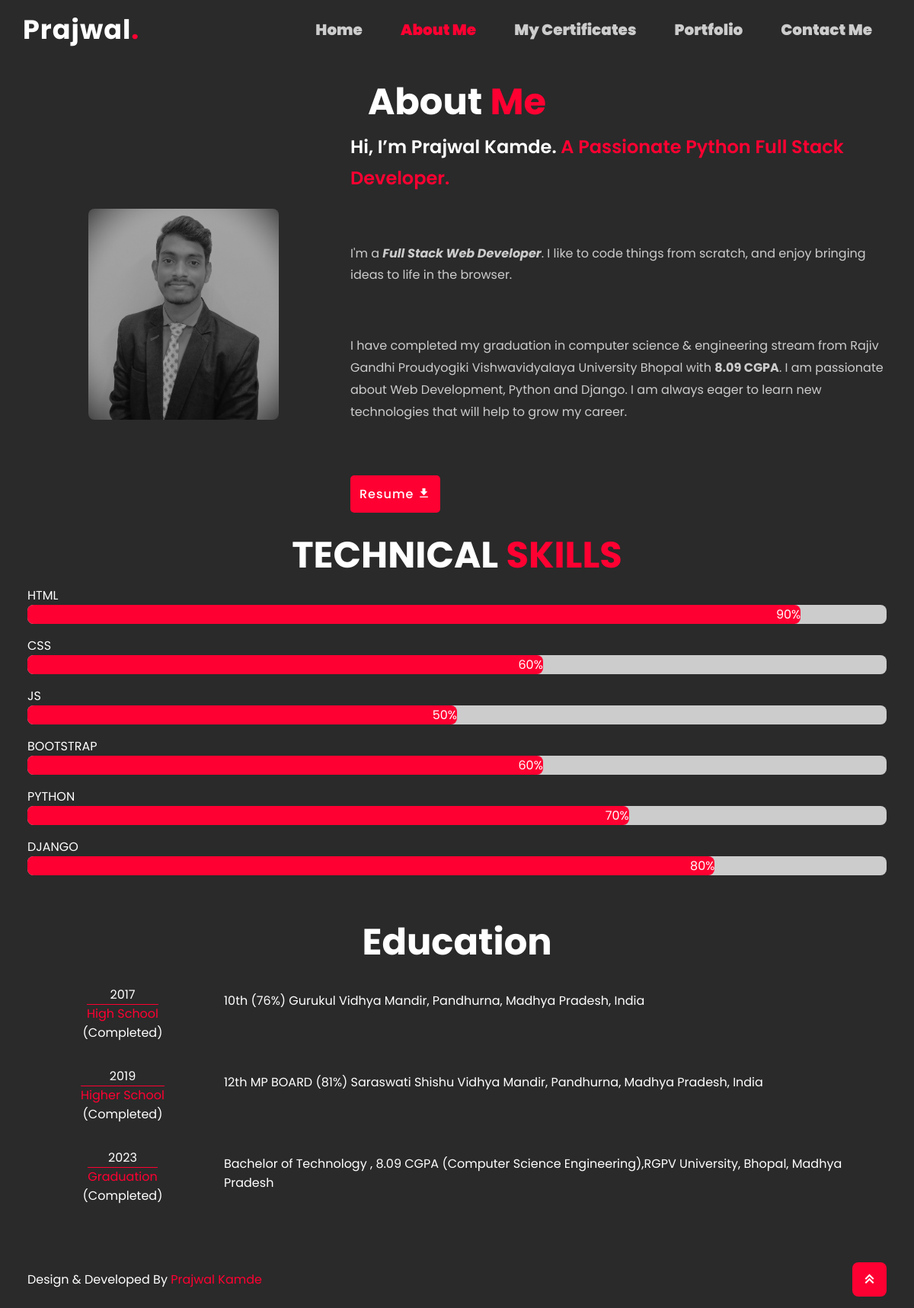
The page /about/ on the database its author committed.
### App/models.py (models this page shows, shortened)
class Template(models.Model):
    logo = models.CharField(max_length=50)
    full_name = models.CharField(max_length=100)
    phone = models.IntegerField()
    email = models.EmailField(max_length=254)
    footer = models.CharField(max_length=50, null=True, default="Design By ")
    footer_hero = models.CharField(max_length=50, null=True, default=full_name)
    date = models.DateField(auto_now_add=True)
    class Meta:
        verbose_name = ("Template")
        verbose_name_plural = ("Templates")

class AboutContent(models.Model):
    image = models.ImageField(upload_to="profile/")
    name = models.CharField(max_length=100)
    greating = models.TextField()
    about_text = RichTextField()
    resume = models.FileField(upload_to="resume/", max_length=500)
    class Meta:
        verbose_name = ("AboutContent")
        verbose_name_plural = ("AboutContents")

class Skill(models.Model):
    skill_name = models.CharField(max_length=100)
    skill_percentage = models.IntegerField()
    class Meta:
        verbose_name = ("Skill")
        verbose_name_plural = ("Skills")

class Educataion(models.Model):
    Choice = [
        ("Completed", "Completed"),
        ("Running", "Running"),
        ("Droped", "Droped"),
    ]
    graduation = models.CharField(max_length=100)
    year = models.IntegerField()
    course = models.CharField(max_length=200)
    complete = models.CharField(max_length=50, choices=Choice)
    class Meta:
        verbose_name = ("Educataion")
        verbose_name_plural = ("Educataions")

### App/views.py (the view)
# urls.py: path("about/",About,name="about"),
def About(request):
    template = Template.objects.last()
    about = AboutContent.objects.last()
    skill = Skill.objects.all()
    education = Educataion.objects.all()
    data = {
        'template': template,
        'about': about,
        'skill': skill,
        'education': education,
        'navbar':'page2'
    }
    return render(request, "frontend/about.html", data)

### templates/frontend/about.html
{% extends "master.html" %}
{% load static %}
{% block body %}
    <section class="about-page">
      <div class="about-page-text">
        <h2>About <span>Me</span></h2>
      </div>
      <div class="about-grid">
        <div class="about-page-img">
          <img
            src="{{about.image.url}}"
          />
        </div>
        <div class="about-text">
          <h4>Hi, I’m {{about.name}}. <span> {{about.greating}}</span></h4>
          <p>
            {{about.about_text | safe}}
          </p>
          <a
            href="{{about.resume.url}}"
            class="btn"
            target="_blank"
            >Resume <i class="bx bxs-download"></i
          ></a>
        </div>
      </div>
      <div class="skill">
        <h2>TECHNICAL <span>SKILLS</span></h2>
        <div class="skill-area">
          {% for i in skill  %}
          <p>{{i.skill_name}}</p>
          <div class="container">
            <div class="skills" style="width: {{i.skill_percentage}}%;">{{i.skill_percentage}}%</div>
          </div>
          {% endfor %}
        </div>
      </div>
      <div class="education">
        <h2>Education</h2>
        {% for i in education %}
        <div class="edu">
            <div class="side1">
                    <p>{{i.year}}</p>
                    <p><span>{{i.graduation}}</span></p>
                    <p>({{i.complete}})</p>
            </div>
            <div class="side2">
                <p>{{i.course}}</p>
            </div>
        </div>
        {% endfor %}
      </div>
    </section>
    {% endblock body %}

### templates/master.html (shortened to what this page needs)
<!DOCTYPE html>
<html lang="en" >
    {% load static %}
<head>
    <link rel="stylesheet" href="{% static 'includes/css/main.css' %}">
    <link rel="stylesheet" href="{% static 'includes/css/style.css' %}">
    <link rel="stylesheet" href="{% static 'includes/css/responsive.css' %}">
    <link rel="stylesheet" href="{% static 'includes/css/lightbox.min.css' %}">
    <link rel="stylesheet"href="https://unpkg.com/boxicons@latest/css/boxicons.min.css">
</head>
<body>
    <header>
        <a href="{% url 'home' %}" class="logo">{{template.logo}}<span>.</span></a>
        <ul class="navlist">
            <li><a href="{% url 'home' %}" class="{% if navbar == 'page1' %} active {% endif%}">Home</a></li>
            <li><a href="{% url 'about' %}" class="{% if navbar == 'page2' %} active {% endif%}" >About Me</a></li>
            <li><a href="{% url 'certificate' %}" class="{% if navbar == 'page3' %} active {% endif%}">My Certificates</a></li>
            <li><a href="{% url 'portfolio' %}" class="{% if navbar == 'page4' %} active {% endif%}">Portfolio</a></li>
            <li><a href="{% url 'contact' %}" class="{% if navbar == 'page5' %} active {% endif%}">Contact Me</a></li>
        </ul>
    </header>
    {% block body %}
    {% endblock body %}
 <footer class="footer">
    <div class="last-text">
        <p>{{template.footer}} <span >{{template.full_name}}</span></p>
    </div>
    <div class="top">
        <a href="#home"><i class='bx bx-chevrons-up'></i></a>
    </div>
</footer>
</body>
</html>

### static/includes/css/main.css (style rules this page uses)
* { padding: 0; margin: 0; box-sizing: border-box; text-decoration: none; list-style: none; scroll-behavior: smooth; font-family: 'Poppins', sans-serif; }
:root { --bg-color:#2a2a2a; --second-bg-color:#202020; --text-color:#fff; --second-color:#ccc; --main-color:#FF0032; --big-font:5rem; --h2-font:3rem; --p-font:1.1rem; }
html { scroll-behavior: smooth; }
body { background: var(--bg-color); color: var(--text-color); }

### static/includes/css/style.css (style rules this page uses)
header { position: fixed; width: 100%; top: 0; right: 0; z-index: 1000; display: flex; justify-content: space-between; align-items: center; background: transparent; padding: 22px 15%; border-bottom: 1px solid transparent; transition: all .45s ease; }
.logo { color: var(--text-color); font-size: 35px; font-weight: 700; letter-spacing: 1px; }
span { color: var(--main-color); }
.navlist { display: flex; }
.navlist a { color: var(--second-color); font-size: 20px; font-weight: 900; margin: 0 25px; transition: all .45s ease; }
.navlist a.active { color: var(--main-color); }
section { padding: 160px 15%; }
.btn { display: inline-block; padding: 12px; background: var(--main-color); border-radius: 5px; color: var(--text-color); font-size: 1rem; letter-spacing: 1px; font-weight: 500; transition: all .45s ease; margin-top: 5px; }
.about-text h4 { font-size: 24px; font-weight: 600; color: var(--text-color); line-height: 1.7; margin: 15px 0 30px; }
.about-text p { color: var(--second-color); font-size: var(--p-text); line-height: 1.8; margin-bottom :4rem ; }
.footer { padding: 20px 15%; display: flex; flex-wrap: wrap; align-items: center; justify-content: space-between; gap: 2rem; background: var(--bg-color); }
.last-text p { color: var(--text-color); }
.top i { padding: 10px; border-radius: 8px; font-size: 25px; color: var(--text-color); background: var(--main-color); }
.about-grid { display: grid; grid-template-columns: 400px auto; align-items: center; gap: 1.5rem; }
.about-page-img img { max-width: 250px; height: auto; width: 100%; border-radius: 8px; margin-left: 5rem; }
.about-page-text h2 { font-size: var(--h2-font); line-height: 1; text-align: center; }
.skill { margin-top: 2rem; }
.skill h2 { font-size: var(--h2-font); line-height: 1; text-align: center; margin-bottom: 1rem; }
.container { border-radius: 8px; width: 100%; background-color: var(--second-color); margin-bottom: 1rem; }
.skills { border-radius: 8px; text-align: right; color: var(--text-color); background-color: var(--main-color); }
.education { margin-top: 4rem; }
.education h2 { font-size: var(--h2-font); line-height: 1; text-align: center; }
.education .edu { margin-top: 2rem; display: grid; grid-template-columns: 250px auto; }
.education .edu .side1 { text-align: center; }
.education .edu .side1 p span { border-top: 1px solid var(--main-color); }
.education .edu .side2 { text-align: left; margin: 0.5rem; }

### static/includes/css/responsive.css (style rules this page uses)
@media (max-width: 1480px) { header { padding: 12px 2.5%; transition: .1s; } }
@media (max-width: 1480px) { section { padding: 110px 3% 60px; } }
@media (max-width: 1480px) { .footer { padding: 15px 3%; } }

### rows shown on the page
Template: logo "Prajwal", footer "Design & Developed By", full_name "Prajwal Kamde"
AboutContent: image (picture), name "Prajwal Kamde", greating "A Passionate Python Full Stack Developer.", about_text "I'm a Full Stack Web Developer . I like to code things from scratch, and enjoy bringing ideas to life in the browser. I have completed my graduation in computer science & engineering stream from Rajiv Gandhi Proudyogiki Vishwavidyalaya University Bhopal with 8.09 CGPA . I am passionate about Web Development, Python and Django. I am always eager to learn new technologies that will help to grow my career."
Skill: skill_name "HTML", skill_percentage "90"
Skill: skill_name "CSS", skill_percentage "60"
Skill: skill_name "JS", skill_percentage "50"
Skill: skill_name "BOOTSTRAP", skill_percentage "60"
Skill: skill_name "PYTHON", skill_percentage "70"
Skill: skill_name "DJANGO", skill_percentage "80"
Educataion: year "2017", graduation "High School", complete "Completed", course "10th (76%) Gurukul Vidhya Mandir, Pandhurna, Madhya Pradesh, India"
Educataion: year "2019", graduation "Higher School", complete "Completed", course "12th MP BOARD (81%) Saraswati Shishu Vidhya Mandir, Pandhurna, Madhya Pradesh, India"
Educataion: year "2023", graduation "Graduation", complete "Completed", course "Bachelor of Technology , 8.09 CGPA (Computer Science Engineering),RGPV University, Bhopal, Madhya Pradesh"
